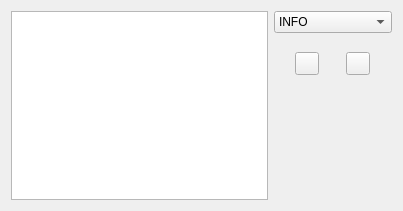
<?xml version="1.0" encoding="UTF-8"?>
<ui version="4.0">
 <class>QLabellingLogWidget</class>
 <widget class="QWidget" name="QLabellingLogWidget">
  <property name="geometry">
   <rect>
    <x>0</x>
    <y>0</y>
    <width>403</width>
    <height>211</height>
   </rect>
  </property>
  <property name="windowTitle">
   <string>Logger</string>
  </property>
  <layout class="QHBoxLayout" name="horizontalLayout">
   <item>
    <widget class="QTextEdit" name="_textEdit"/>
   </item>
   <item>
    <layout class="QVBoxLayout" name="verticalLayout">
     <item>
      <widget class="QComboBox" name="_comboBoxLogLevel">
       <property name="currentIndex">
        <number>2</number>
       </property>
       <item>
        <property name="text">
         <string>DEBUG</string>
        </property>
       </item>
       <item>
        <property name="text">
         <string>TRACE</string>
        </property>
       </item>
       <item>
        <property name="text">
         <string>INFO</string>
        </property>
       </item>
       <item>
        <property name="text">
         <string>WARNING</string>
        </property>
       </item>
       <item>
        <property name="text">
         <string>ERROR</string>
        </property>
       </item>
       <item>
        <property name="text">
         <string>FATAL_ERROR</string>
        </property>
       </item>
      </widget>
     </item>
     <item>
      <layout class="QGridLayout" name="gridLayout">
       <item row="0" column="0">
        <spacer name="verticalSpacer_3">
         <property name="orientation">
          <enum>Qt::Vertical</enum>
         </property>
         <property name="sizeType">
          <enum>QSizePolicy::Fixed</enum>
         </property>
         <property name="sizeHint" stdset="0">
          <size>
           <width>20</width>
           <height>13</height>
          </size>
         </property>
        </spacer>
       </item>
       <item row="0" column="1">
        <spacer name="verticalSpacer_4">
         <property name="orientation">
          <enum>Qt::Vertical</enum>
         </property>
         <property name="sizeType">
          <enum>QSizePolicy::Fixed</enum>
         </property>
         <property name="sizeHint" stdset="0">
          <size>
           <width>20</width>
           <height>13</height>
          </size>
         </property>
        </spacer>
       </item>
       <item row="1" column="0">
        <widget class="QToolButton" name="_toolButtonClear">
         <property name="toolTip">
          <string>Clear log</string>
         </property>
         <property name="text">
          <string/>
         </property>
         <property name="icon">
          <iconset resource="../rc/RessourcesQLabelling.qrc">
           <normaloff>:/QLabelling/edit-clear.png</normaloff>:/QLabelling/edit-clear.png</iconset>
         </property>
        </widget>
       </item>
       <item row="1" column="1">
        <widget class="QToolButton" name="_toolButtonSave">
         <property name="enabled">
          <bool>true</bool>
         </property>
         <property name="toolTip">
          <string>Save log</string>
         </property>
         <property name="text">
          <string/>
         </property>
         <property name="icon">
          <iconset resource="../rc/RessourcesQLabelling.qrc">
           <normaloff>:/QLabelling/document-save.png</normaloff>:/QLabelling/document-save.png</iconset>
         </property>
        </widget>
       </item>
       <item row="2" column="0">
        <spacer name="verticalSpacer">
         <property name="orientation">
          <enum>Qt::Vertical</enum>
         </property>
         <property name="sizeHint" stdset="0">
          <size>
           <width>20</width>
           <height>40</height>
          </size>
         </property>
        </spacer>
       </item>
       <item row="2" column="1">
        <spacer name="verticalSpacer_2">
         <property name="orientation">
          <enum>Qt::Vertical</enum>
         </property>
         <property name="sizeHint" stdset="0">
          <size>
           <width>20</width>
           <height>40</height>
          </size>
         </property>
        </spacer>
       </item>
      </layout>
     </item>
    </layout>
   </item>
  </layout>
 </widget>
 <resources>
  <include location="../rc/RessourcesQLabelling.qrc"/>
 </resources>
 <connections/>
</ui>
